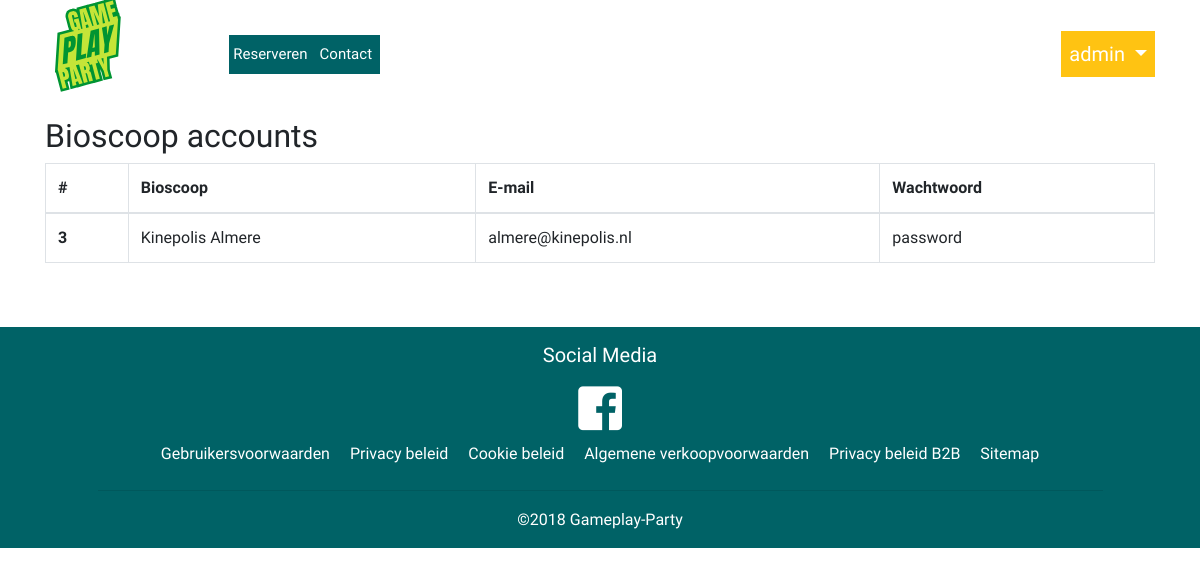
Page /school/Gameplay-Party/admin/accountBeheer/ (signed in) on the committed database.
### tables this page shows
CREATE TABLE `users` (
  `user_id` int(11) NOT NULL,
  `role_id` int(11) NOT NULL,
  `user_name` varchar(50) NOT NULL,
  `email` varchar(50) NOT NULL,
  `password` varchar(255) NOT NULL
);

### core/Load.php (called while the page is built)
<?php
  class Load {
    public static function view($file, $vars = array())
    {
      extract($vars);
      $check = explode(",", $file);
      if(!isset($check[1]))
      {
        $file .= ".php";
      }
      require_once APP_PATH."views/assets/header.php";
      require_once APP_PATH."views/".$file;
      require_once APP_PATH."views/assets/footer.php";
    }
  }

### app/controllers/Admin.php (called while the page is built, shortened)
<?php
class Admin extends Controller
{
    public function __construct()
    {
        $this->model = new Admin_model;
    }
    public function accountBeheer()
    {
        $cinemaQuery = "SELECT * FROM users WHERE role_id = 1";;
        $data["cinemaUsers"] = $this->model->getContent($cinemaQuery);
        Load::view("accountBeheer", $data);
    }
}

### core/Router.php (called while the page is built, shortened)
<?php
class Router
{
    public function __construct()
    {
        $this->determineDestination($this->getUri());
    }
    private function getUri()
    {
        $url = $_SERVER["REQUEST_URI"];
        $uri = explode("/", $url);
        return $uri;
    }
    private function sendToDestination($className, $method, $params)
    {
        $obj = new $className;
        die(call_user_func_array(array($obj, $method), $params));
    }
    private function determineDestination($uri = "")
    {
        if (isset($uri[3]) && $uri[3] != "") {
            if (class_exists($uri[3])) {
                $className = $uri[3];
            } else {
                $className = DEFAULT_CONTROLLER;
            }
        } else {
            $className = DEFAULT_CONTROLLER;
        }
        if (isset($uri[4]) && $uri[4] != "") {
            if (method_exists($className, $uri[4])) {
                $method = $uri[4];
            } else {
                $method = DEFAULT_METHOD;
            }
        } else {
            $className = DEFAULT_CONTROLLER;
            $method = DEFAULT_METHOD;
        }
        $params = array_slice($uri, 5);
        $this->sendToDestination($className, $method, $params);
    }
}

### index.php (called while the page is built, shortened)
<?php
new Router();

### core/Database.php (called while the page is built, shortened)
<?php
class Database extends Controller
{
    function __construct()
    {
        try {
            $this->conn = new PDO(DB_DSN, DB_USER, DB_PASS);
            $this->conn->setAttribute(PDO::ATTR_ERRMODE, PDO::ERRMODE_EXCEPTION);
            return $this->conn;
        } catch (PDOException $e) {
            echo $e->getMessage();
        }
    }
    public function getAll($sql)
    {
        $stmt = $this->conn->prepare($sql);
        $stmt->execute();
        $read = $stmt->fetchAll(PDO::FETCH_ASSOC);
        return $read;
    }
}

### app/models/Admin_model.php (called while the page is built, shortened)
<?php
class Admin_model
{
    public function __construct()
    {
        $this->db = new Database;
    }
    public function getContent($query)
    {
        $data = $this->db->getAll($query);
        return $data;
    }
}

### app/views/accountBeheer.php (the view)
<div class="container">
  <h2>Bioscoop accounts</h2>
  <div class="table-responsive">
    <table class="table table-bordered">
      <thead>
        <tr>
          <th scope="col">#</th>
          <th scope="col">Bioscoop</th>
          <th scope="col">E-mail</th>
          <th scope="col">Wachtwoord</th>
        </tr>
      </thead>
      <tbody>
        <?php foreach($cinemaUsers as $cinemaUser): ?>
          <tr>
            <th scope="row"><?= $cinemaUser["user_id"]; ?></th>
            <td><?= substr($cinemaUser["user_name"], 0 ,40); ?></td>
            <td><?= substr($cinemaUser["email"], 0 ,40); ?></td>
            <td class="cinemaPassword"><?= substr($cinemaUser["password"], 0 ,40); ?></td>
          </tr>
        <?php endforeach; ?>
      </tbody>
    </table>
  </div>
</div>

### public/css/style.css (style rules this page uses)
* { font-family: 'Quicksand', sans-serif; }
body { overflow-x: hidden; }

### rows in the picture
users: user_id "3", user_name "Kinepolis Almere", email "almere@kinepolis.nl", password "password"

### other values in the picture
$_SESSION["uid"]["user_name"] "admin"
